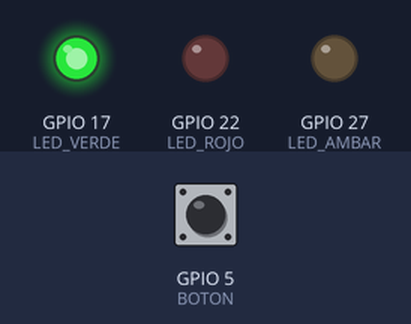
A program run on a simulated Raspberry Pi (BCM pin numbers). On the bench: output pins drawn as LEDs (lit = HIGH). The test bench sets the inputs (shaded band); at power-on: GPIO 5 (BOTON) HIGH.

Above: at 2.5 s.
At 6.0 s:
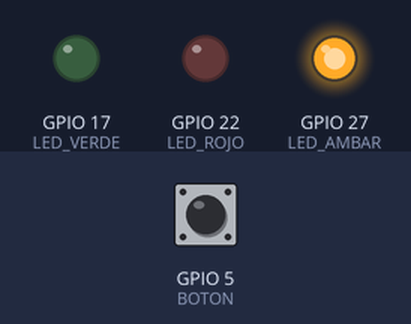
At 12.0 s:
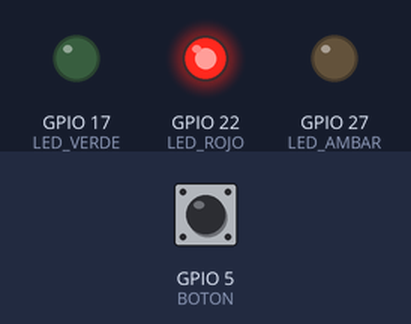
Timing chart, 0 to 22.1 s (numbered marks = the images above):
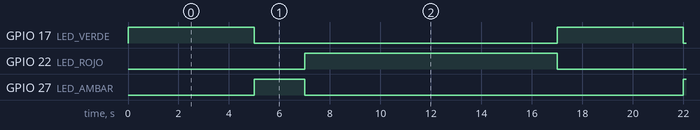

The program:

etapa5.py
```python
from gpiozero import LED, Button
from time import sleep

LED_VERDE = LED(17)
LED_AMBAR = LED(27)
LED_ROJO = LED(22)
BOTON = Button(5)

def ciclo_normal():
    LED_VERDE.on()
    sleep(5)
    LED_VERDE.off()

    LED_AMBAR.on()
    sleep(2)
    LED_AMBAR.off()

    LED_ROJO.on()
    sleep(10)
    LED_ROJO.off()

def ciclo_especial():
    LED_VERDE.off()
    LED_AMBAR.off()
    LED_ROJO.on()
    sleep(5)

peticion = False

try:
    while True:
        if BOTON.is_pressed and not peticion:
            peticion = True

        if peticion:
            ciclo_especial()
            peticion = False
        else:
            ciclo_normal()

except KeyboardInterrupt:
    LED_VERDE.off()
    LED_AMBAR.off()
    LED_ROJO.off()
```

Measured:
- by itself, GPIO 17 (LED_VERDE): alternates HIGH for 5.0 s and LOW for 12.0 s
- by itself, GPIO 22 (LED_ROJO): alternates HIGH for 10.0 s and LOW for 7.0 s
- by itself, GPIO 27 (LED_AMBAR): alternates HIGH for 2.0 s and LOW for 15.0 s
